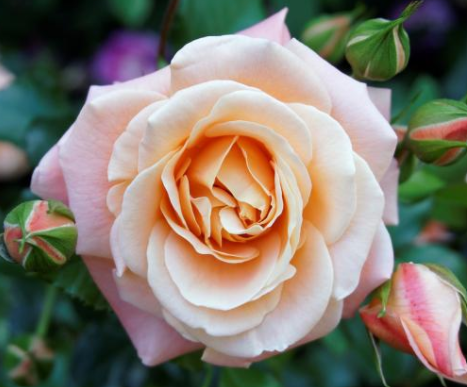
%> input picture Image Processing/Image Denoising/rose.png, 467 x 387 px
$ octave image_types.m   (GNU Octave 9; MATLAB toolbox functions it lacks are replaced by stand-ins)
%> lines starting %> are read from the running program, lines starting %| are printed output that depends on the picture; in (x1, y1, x2, y2) boxes, pixels count from 0 and x2, y2 are one past the last pixel; in counts of white or black regions, pixels touching at a corner belong together; the program's own positions count from 1
clear;
close all;
a=imread('rose.png');
%> a is the input picture: size 387x467x3 uint8; mean R, G, B 129.1, 121.4, 108.6
b=rgb2gray(a);
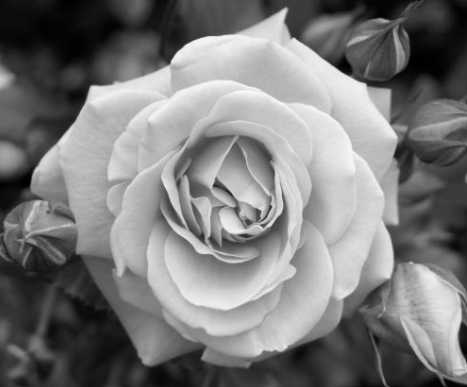
%> b: size 387x467 uint8; min 0, max 250, mean 122.2
c=im2bw(b);
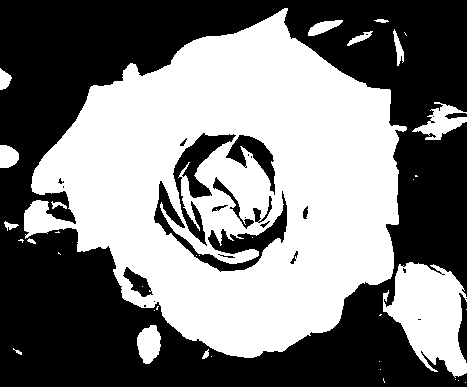
%> c: size 387x467 logical; 48.5% white; 36 white regions (21 under 20 px), largest, box (x1, y1, x2, y2) and area: (24, 8, 407, 358) 78645, (383, 262, 467, 378) 6027, (412, 102, 467, 140) 916
figure;
subplot(1,3,1);imshow(a);
subplot(1,3,2);imshow(b);
subplot(1,3,3);imshow(c);
impixelinfo;
